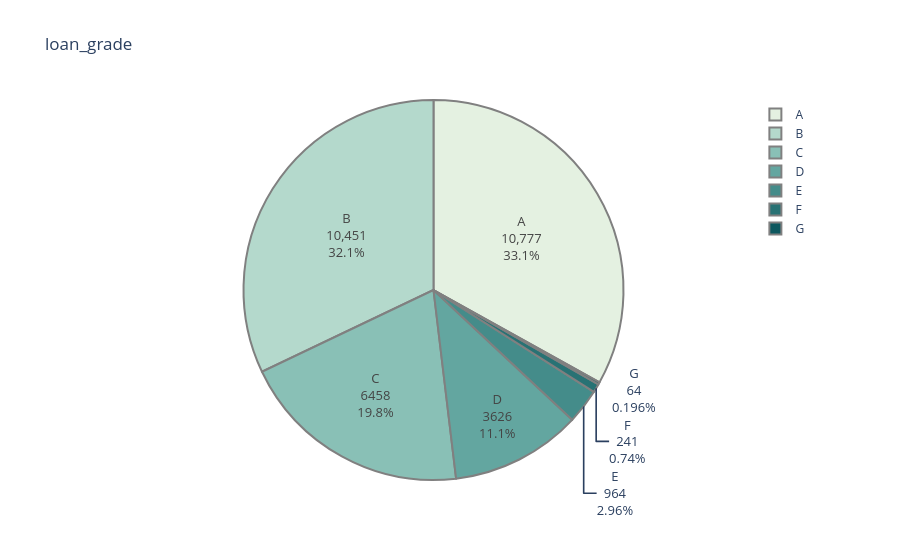

Here is the notebook cell this chart was saved with:
### Markdown cell above
**Observations: Most of the People taking a loan doesnt own their own house**

### Code cell
level_counts=data.loan_grade.value_counts()
fig=px.pie(values=level_counts.values,
          names=level_counts.index,
          color_discrete_sequence=px.colors.sequential.Mint,
          title= 'loan_grade'
          )
fig.update_traces(textinfo='label+percent+value', textfont_size=13,
                  marker=dict(line=dict(color='#102000', width=0.2)))

fig.data[0].marker.line.width = 2
fig.data[0].marker.line.color='gray'
fig.show()

### Figure 1 — Plotly figure (JSON) as saved in the notebook; plotly's stock layout.template omitted (floating-point values rounded to 4 significant figures)
{"data": [{"domain": {"x": [0, 1], "y": [0, 1]}, "hovertemplate": "label=%{label}<br>value=%{value}<extra></extra>", "labels": ["A", "B", "C", "D", "E", "F", "G"], "legendgroup": "", "marker": {"line": {"color": "gray", "width": 2}}, "name": "", "showlegend": true, "textfont": {"size": 13}, "textinfo": "label+percent+value", "type": "pie", "values": [10777, 10451, 6458, 3626, 964, 241, 64]}], "layout": {"legend": {"tracegroupgap": 0}, "piecolorway": ["rgb(228, 241, 225)", "rgb(180, 217, 204)", "rgb(137, 192, 182)", "rgb(99, 166, 160)", "rgb(68, 140, 138)", "rgb(40, 114, 116)", "rgb(13, 88, 95)"], "title": {"text": "loan_grade"}}}
